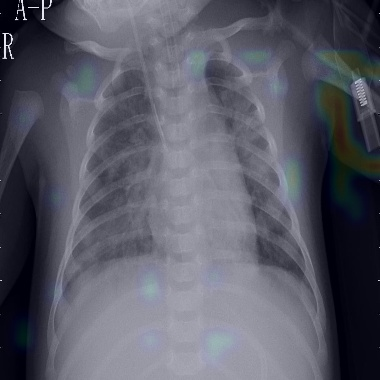
#> input picture finding/adaptive layer effb4 gradcam/pneu/person1946_bacteria_4875.jpeg, 380 x 380 px, found by its file name
$ jupyter execute --allow-errors effb4.ipynb
#> lines starting #> are read from the running program, lines starting #| are printed output that depends on the picture
[cell 1]
import json
import numpy as np
import tensorflow as tf
import matplotlib.pyplot as plt
import cv2

keras = tf.keras
from tensorflow.keras.preprocessing import image
from tensorflow.keras.applications.efficientnet import preprocess_input

[cell 2]
MODEL_PATH = "../models/best_effb4.keras"
IMG_PATH = r"C:\Users\Ekaansh\OneDrive\Desktop\AB\pneu val\pneu\person1946_bacteria_4875.jpeg"

#> (a cell that did not finish here is left out)

[cell 4]
img_cv = cv2.imread(IMG_PATH)
#> img_cv is the input picture: shape (380, 380, 3); mean B, G, R 102, 90.1, 89.1

h, w, _ = img_cv.shape
#> h = 380; w = 380

# moderate crop
img_cv = img_cv[
    int(0.03*h):int(0.97*h),
    int(0.08*w):int(0.92*w)
]
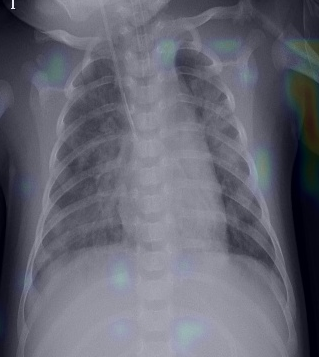
#> img_cv: shape (357, 319, 3); mean B, G, R 114, 102, 101.1

img_cv = cv2.resize(img_cv, (380, 380))
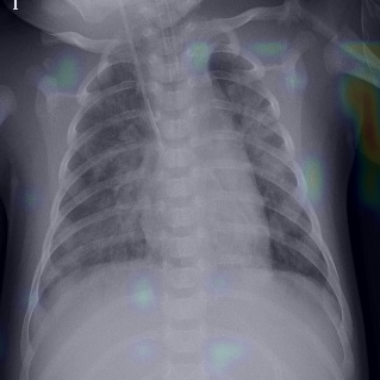
#> img_cv: shape (380, 380, 3); mean B, G, R 113.9, 101.8, 100.9

img_rgb = cv2.cvtColor(img_cv, cv2.COLOR_BGR2RGB)

img_array = np.expand_dims(img_rgb, axis=0)

#> (the rest of this cell did not finish here and is left out)

$ run again, with finding/adaptive layer effb4 gradcam/pneu/person1946_bacteria_4874.jpeg copied over finding/adaptive layer effb4 gradcam/pneu/person1946_bacteria_4875.jpeg
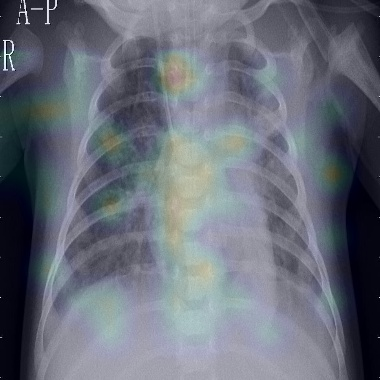
#> input picture finding/adaptive layer effb4 gradcam/pneu/person1946_bacteria_4874.jpeg, 380 x 380 px, found by its file name
#> img_cv is the input picture: shape (380, 380, 3); mean B, G, R 120.8, 109.5, 104.4
#> `img_cv = img_cv[ int(0.03*h):int(0.97*h), int(0.08*w):int(0.92*w) ]`:
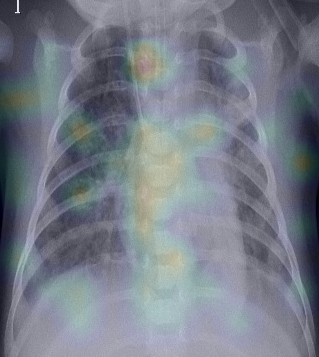
#> img_cv: shape (357, 319, 3); mean B, G, R 135.5, 124.5, 118.6
#> `img_cv = cv2.resize(img_cv, (380, 380))`:
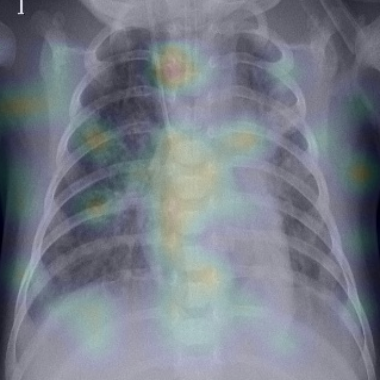
#> img_cv: shape (380, 380, 3); mean B, G, R 135.3, 124.4, 118.5

$ run again, with finding/adaptive layer effb4 gradcam/pneu/person1947_bacteria_4876.jpeg copied over finding/adaptive layer effb4 gradcam/pneu/person1946_bacteria_4875.jpeg
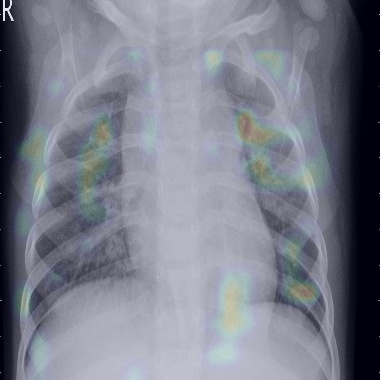
#> input picture finding/adaptive layer effb4 gradcam/pneu/person1947_bacteria_4876.jpeg, 380 x 380 px, found by its file name
#> img_cv is the input picture: shape (380, 380, 3); mean B, G, R 137.4, 125.5, 123.4
#> `img_cv = img_cv[ int(0.03*h):int(0.97*h), int(0.08*w):int(0.92*w) ]`:
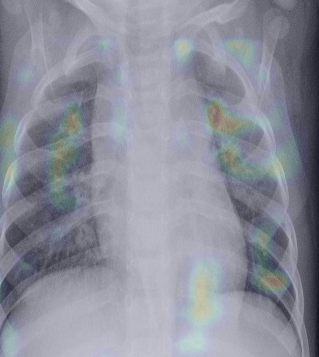
#> img_cv: shape (357, 319, 3); mean B, G, R 154.5, 142.7, 140.3
#> `img_cv = cv2.resize(img_cv, (380, 380))`:
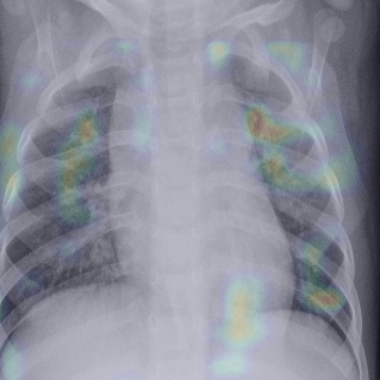
#> img_cv: shape (380, 380, 3); mean B, G, R 154.4, 142.5, 140.2
